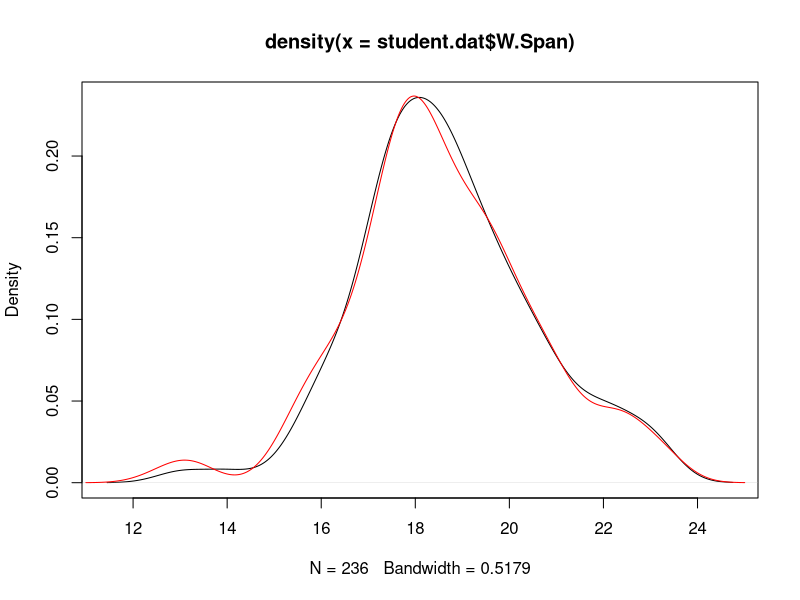

This chart was generated by the following R code:
## ---- chunk 1
knitr::opts_chunk$set(echo = TRUE)
## ---- chunk 2
library(MASS)
survey

library(dplyr)
student.dat<-rename(survey, "W.Span" = Wr.Hnd, "NW.Span" = NW.Hnd, "Writes" = W.Hnd, "Exercise" = Exer, "Measurement" = M.I, "Smokes" = Smoke) #renaming some columns because the names aren't intuitive
student.dat

student.dat$Writes <- recode(student.dat$Writes, "Left" = 0, "Right" = 1) #recode writing hand variable
student.dat$Exercise <- recode(student.dat$Exercise, "None" = 0, "Some" = 1, "Freq" = 2)

student.dat<-student.dat[!is.na(student.dat$W.Span), ] #remove missing values

#create overlaid density plot comparing spans of writing versus nonwriting hands
plot(density(student.dat$W.Span))
lines(density(student.dat$NW.Span), col = "red")
